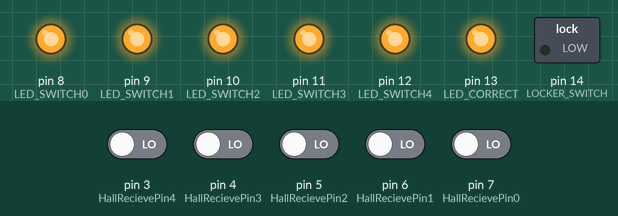
Recording of a sketch running on a simulated Arduino Uno, built with avr-gcc and run on an emulated ATmega328P. Shown: switched loads named in the sketch (green lamp = pin HIGH), output pins drawn as LEDs (lit = HIGH). The inputs (shaded band) are chosen by the test bench; at power-on: pin 3 (HallRecievePin4), pin 4 (HallRecievePin3), pin 5 (HallRecievePin2), pin 6 (HallRecievePin1), pin 7 (HallRecievePin0) LOW. What the sketch prints to the serial monitor is not drawn. At 3.0 s the program stops and its outputs stay as they are.

Above: at 0.1 s.
Timing chart, 0 to 1.6 s (numbered marks = the images above):
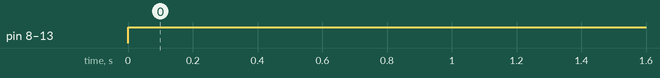

Measured:
- by itself, pin 8 (LED_SWITCH0), pin 9 (LED_SWITCH1), pin 10 (LED_SWITCH2), pin 11 (LED_SWITCH3), pin 12 (LED_SWITCH4), pin 13 (LED_CORRECT): LOW → HIGH at 0.00 s

The sketch:

HallVer1.ino
```cpp
#define HallRecievePin0      7
#define HallRecievePin1      6
#define HallRecievePin2      5
#define HallRecievePin3      4
#define HallRecievePin4      3
#define HallRecievePin5      2

#define LED_SWITCH0 8
#define LED_SWITCH1 9
#define LED_SWITCH2 10
#define LED_SWITCH3 11
#define LED_SWITCH4 12
#define LED_CORRECT 13

#define LOCKER_SWITCH 14

void setup()
{
  Serial.begin(9600);

  pinMode(HallRecievePin0,INPUT);
  pinMode(HallRecievePin1,INPUT);
  pinMode(HallRecievePin2,INPUT);
  pinMode(HallRecievePin3,INPUT);
  pinMode(HallRecievePin4,INPUT);
  pinMode(HallRecievePin5,INPUT);

  pinMode(LED_SWITCH0,OUTPUT);
  pinMode(LED_SWITCH1,OUTPUT);
  pinMode(LED_SWITCH2,OUTPUT);
  pinMode(LED_SWITCH3,OUTPUT);
  pinMode(LED_SWITCH4,OUTPUT);
  pinMode(LED_CORRECT,OUTPUT);

  pinMode(LOCKER_SWITCH,OUTPUT);

  reset();
}

unsigned char res[] = {0x00,0x00,0x00,0x00,0x00};
unsigned char ans[] = {0x01,0x02,0x03,0x04,0x05};

unsigned  char pinRecieve[] = {HallRecievePin0,
                               HallRecievePin1,
                               HallRecievePin2,
                               HallRecievePin3,
                               HallRecievePin4,
                               };
unsigned char pinLed[] = {
  LED_SWITCH0,
  LED_SWITCH1,
  LED_SWITCH2,
  LED_SWITCH3,
  LED_SWITCH4,
};

void loop()
{
  Serial.println("HallRecievePin0 Detecting...");

  unsigned char count = 0x01;
  while(1)
  {
    int i =0;
    for(i=0;i<sizeof(pinRecieve);i++)
    {
      if((res[i]==0x00)&(!digitalRead(pinRecieve[i])))
      {
        res[i] = count;
        digitalWrite(pinLed[i],HIGH);
        Serial.print("i: ");
        Serial.println(i);
        count ++;
      }
    }
    if(count == (sizeof(pinRecieve)+1))
    {
      count = 0x01;
      boolean checkFlag = checkAns();
      Serial.println(checkFlag);
      if(checkFlag)
      {
        digitalWrite(LOCKER_SWITCH,LOW);
        digitalWrite(LED_CORRECT,HIGH);
        while(1)
        {
          delay(1000);
        }
      }
      else
      {
        LED_Error();
        memset(res,'\0',sizeof(res));
        reset();
      }
    }

  }
}

boolean checkAns(){
   if(memcmp(res,ans,sizeof(res)))
   {
     return false;
   }
   return true;
}

void reset()
{
  digitalWrite(LED_SWITCH0,LOW);
  digitalWrite(LED_SWITCH1,LOW);
  digitalWrite(LED_SWITCH2,LOW);
  digitalWrite(LED_SWITCH3,LOW);
  digitalWrite(LED_SWITCH4,LOW);
  digitalWrite(LED_CORRECT,LOW);

  digitalWrite(LOCKER_SWITCH,HIGH);
}

void LED_Error()
{
  int i =0;
  for(i=0;i<3;i++)
  {
    digitalWrite(LED_SWITCH0,HIGH);
    digitalWrite(LED_SWITCH1,HIGH);
    digitalWrite(LED_SWITCH2,HIGH);
    digitalWrite(LED_SWITCH3,HIGH);
    digitalWrite(LED_SWITCH4,HIGH);
    delay(600);
    digitalWrite(LED_SWITCH0,LOW);
    digitalWrite(LED_SWITCH1,LOW);
    digitalWrite(LED_SWITCH2,LOW);
    digitalWrite(LED_SWITCH3,LOW);
    digitalWrite(LED_SWITCH4,LOW);
    delay(600);
  }
}
```
